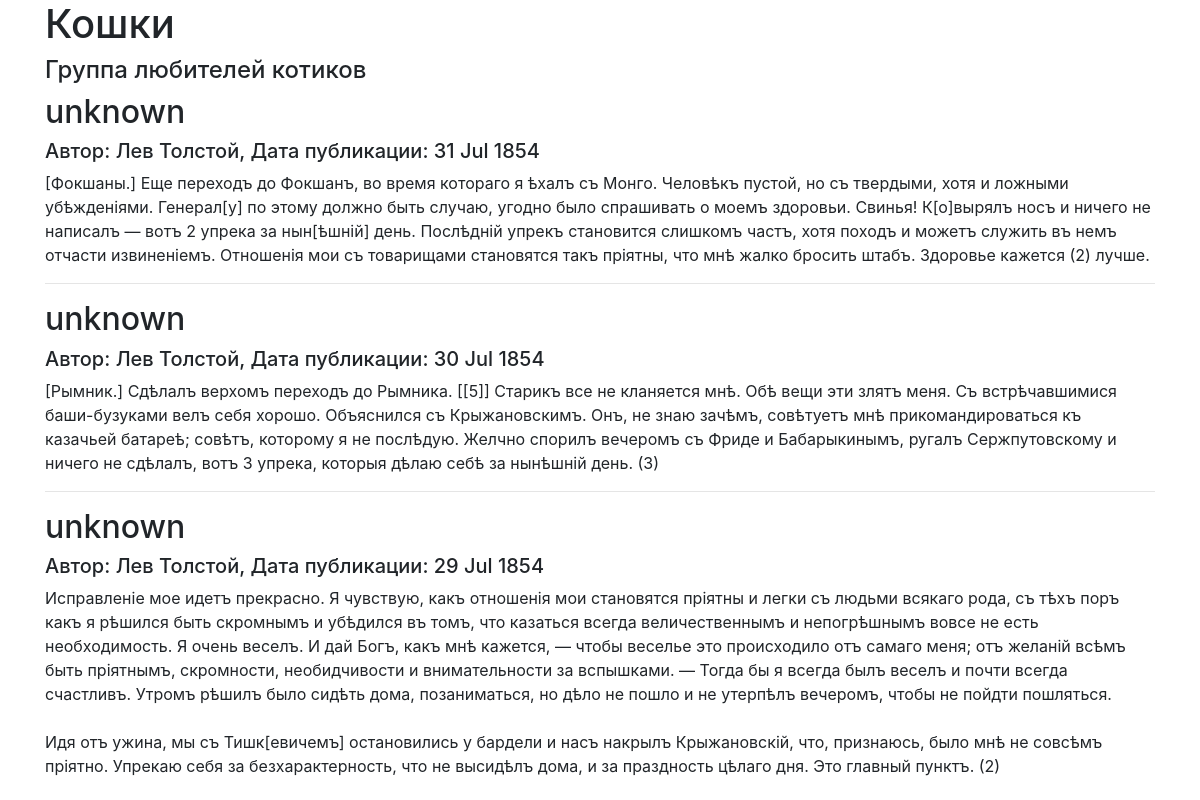
The page /group/cat/ on the database its author committed.
### posts/models.py (models this page shows)
class Group(models.Model):
    title = models.CharField(max_length=100)
    slug = models.SlugField(unique=True)
    description = models.TextField()
    def __str__(self):
        return self.title

class Post(models.Model):
    class Meta:
        ordering = ['-pub_date']
    name = models.CharField(max_length=200, default='unknown')
    text = models.TextField()
    pub_date = models.DateTimeField("date published", auto_now_add=True)
    author = models.ForeignKey(User, on_delete=models.CASCADE, related_name="posts")
    group = models.ForeignKey(Group, on_delete=models.SET_NULL, related_name="posts", blank=True, null=True)

### posts/views.py (the view)
# urls.py: path('group/<slug:slug>/', views.group_posts, name='group_posts'),
def group_posts(request, slug):
    group = get_object_or_404(Group, slug=slug)
    posts = group.posts.all()[:12]
    return render(request, 'group.html', {'group':group, 'posts':posts})

### templates/group.html (shortened to what this page needs)
{% extends "base.html" %}
{% block header %}{{group}}{% endblock %}
{% block content %}
  <h4>{{group.description}}</h4>
  {% for post in posts %}
    <h2>{{ post.name }}</h2>
    <h5>
      Автор: {{ post.author.get_full_name }}, Дата публикации: {{ post.pub_date|date:"d M Y" }}
    </h5>
    <p>{{ post.text|linebreaksbr }}</p>
    {% if not forloop.last %}<hr>{% endif %}
  {% endfor %}
{% endblock %}

### rows shown on the page
Group: title "Кошки", description "Группа любителей котиков"
Post: name "unknown", author.get_full_name "Лев Толстой", pub_date "31 Jul 1854", text "[Фокшаны.] Еще переходъ до Фокшанъ, во время котораго я ѣхалъ съ Монго. Человѣкъ пустой, но съ твердыми, хотя и ложными убѣжденіями. Генерал[у] по этому должно быть случаю, угодно было спрашивать о моемъ здоровьи. Свинья! К[о]вырялъ носъ и ничего не написалъ — вотъ 2 упрека за нын[ѣшній] день. Послѣдній упрекъ становится слишкомъ частъ, хотя походъ и можетъ служить въ немъ отчасти извиненіемъ. Отношенія мои съ товарищами становятся такъ пріятны, что мнѣ жалко бросить штабъ. Здоровье кажется (2) лучше."
Post: name "unknown", author.get_full_name "Лев Толстой", pub_date "30 Jul 1854", text "[Рымник.] Сдѣлалъ верхомъ переходъ до Рымника. [[5]] Старикъ все не кланяется мнѣ. Обѣ вещи эти злятъ меня. Съ встрѣчавшимися баши-бузуками велъ себя хорошо. Объяснился съ Крыжановскимъ. Онъ, не знаю зачѣмъ, совѣтуетъ мнѣ прикомандироваться къ казачьей батареѣ; совѣтъ, которому я не послѣдую. Желчно спорилъ вечеромъ съ Фриде и Бабарыкинымъ, ругалъ Сержпутовскому и ничего не сдѣлалъ, вотъ 3 упрека, которыя дѣлаю себѣ за нынѣшній день. (3)"
Post: name "unknown", author.get_full_name "Лев Толстой", pub_date "29 Jul 1854", text "Исправленіе мое идетъ прекрасно. Я чувствую, какъ отношенія мои становятся пріятны и легки съ людьми всякаго рода, съ тѣхъ поръ какъ я рѣшился быть скромнымъ и убѣдился въ томъ, что казаться всегда величественнымъ и непогрѣшнымъ вовсе не есть необходимость. Я очень веселъ. И дай Богъ, какъ мнѣ кажется, — чтобы веселье это происходило отъ самаго меня; отъ желаній всѣмъ быть пріятнымъ, скромности, необидчивости и внимательности за вспышками. — Тогда бы я всегда былъ веселъ и почти всегда счастливъ. Утромъ рѣшилъ было сидѣть дома, позаниматься, но дѣло не пошло и не утерпѣлъ вечеромъ, чтобы не пойдти пошляться. Идя отъ ужина, мы съ Тишк[евичемъ] остановились у бардели и насъ накрылъ…"
